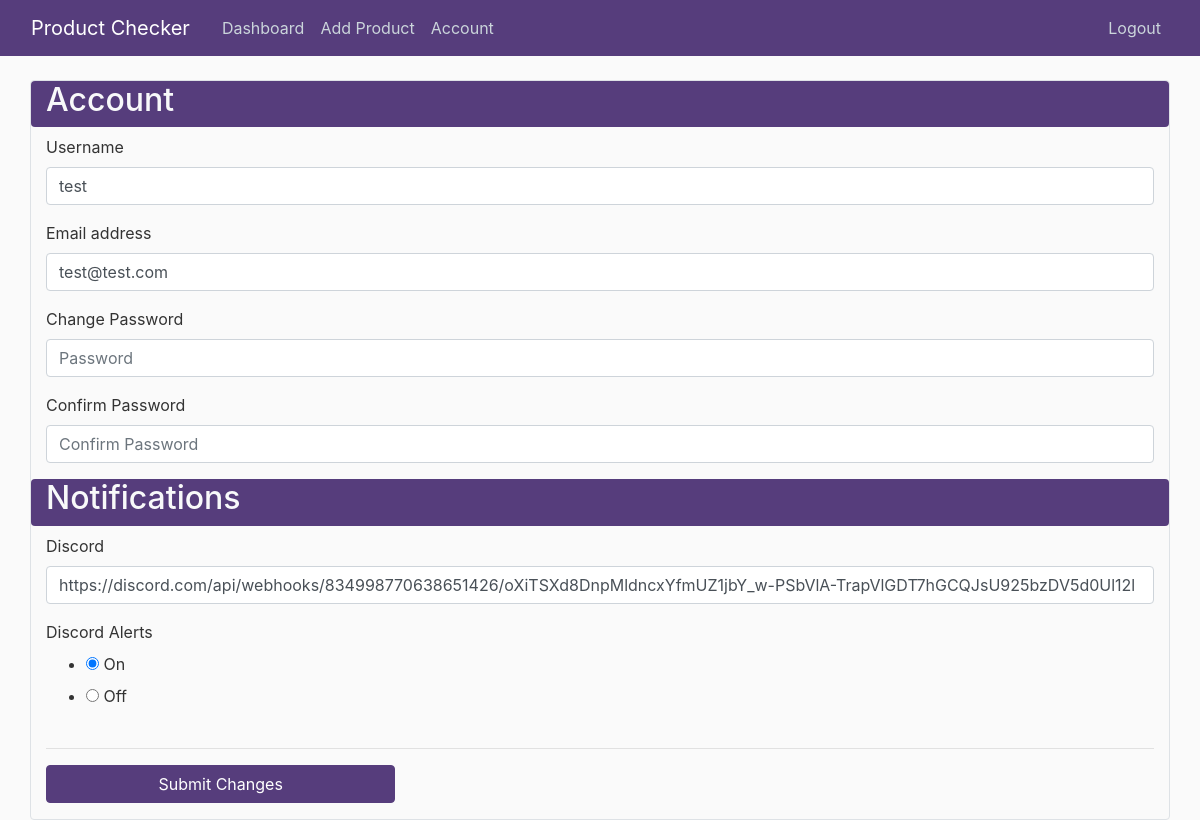
Page /account (signed in) on the committed database.
### productchecker/models.py (models this page shows, shortened)
class User(db.Model, UserMixin):
    id = db.Column(db.Integer, primary_key=True)
    username = db.Column(db.String(30), unique=True, nullable=False)
    email = db.Column(db.String(100), unique=True, nullable=False)
    password = db.Column(db.String(60), nullable=False)
    discord_webhook = db.Column(db.String(150), nullable=True)
    discord_active = db.Column(db.Boolean, nullable=True, default=0)
    products = db.relationship('Product', backref='user', lazy=True)

### productchecker/routes.py (the view)
@app.route("/account", methods=['GET', 'POST'])
@login_required
def account():
    form = UpdateAccountForm()
    if form.validate_on_submit():
        current_user.username = form.username.data
        current_user.email = form.email.data
        if form.password.data != '':
            current_user.password = bcrypt.generate_password_hash(form.password.data).decode('utf-8')
        current_user.discord_webhook = form.discord_webhook.data
        current_user.discord_active = bool(form.discord_active.data)
        db.session.commit()
        flash('Account Updated', 'success')
        return redirect(url_for('account'))
    elif request.method == 'GET':
        form.username.data = current_user.username
        form.email.data = current_user.email
        form.discord_webhook.data = current_user.discord_webhook
        form.discord_active.data = current_user.discord_active
    return render_template('account.html', form=form)

### productchecker/forms.py (shortened to what this page needs)
class UpdateAccountForm(FlaskForm):
    username = StringField('Username', validators=[
                           DataRequired(), Length(min=username_min, max=username_max)])
    email = StringField('Email', validators=[DataRequired(), Email()])
    password = PasswordField('Password')
    confirm_password = PasswordField('Confirm Password', validators=[EqualTo('password')])
    discord_webhook = StringField('Webhook URL')
    discord_active = RadioField(coerce=int, choices=[(1,'On'),(0,'Off')])
    submit = SubmitField('Submit Changes')

### productchecker/models.py (called while the page is built)
@login_manager.user_loader
def load_user(user_id):
    return User.query.get(int(user_id))

### productchecker/templates/account.html (shortened to what this page needs)
{% extends "layout.html" %}
{% block content %}
<div class="container border rounded">
	<div class="row bg-primary rounded" style="background-color: #563d7c!important;">
		<div class="col-4">
			<h2 class="text-light">Account</h2>
		</div>
	</div>
	<div class="row mt-2">
		<div class="col">
			<form novalidate method="POST" action="">
				<div class="form-group">
					<label>Username</label>
					{% if form.username.errors %}
					{{ form.username(class="form-control is-invalid", placeholder="Username") }}
					<div class="invalid-feedback">
						{% for error in form.username.errors %}
						<span>{{ error }}</span>
						{% endfor %}
					</div>
					{% else %}
					{{ form.username(class="form-control", placeholder="Username") }}
					{% endif %}
				</div>
				<div class="form-group">
					<label>Email address</label>
					{% if form.email.errors %}
					{{ form.email(class="form-control is-invalid", placeholder="Email") }}
					<div class="invalid-feedback">
						{% for error in form.email.errors %}
						<span>{{ error }}</span>
						{% endfor %}
					</div>
					{% else %}
					{{ form.email(class="form-control", placeholder="Email") }}
					{% endif %}
				</div>
				<div class="form-group">
					<label>Change Password</label>
					{% if form.password.errors %}
					{{ form.password(class="form-control is-invalid", placeholder="Password") }}
					<div class="invalid-feedback">
						{% for error in form.password.errors %}
						<span>{{ error }}</span>
						{% endfor %}
					</div>
					{% else %}
					{{ form.password(class="form-control", placeholder="Password") }}
					{% endif %}
				</div>
				<div class="form-group">
					<label>Confirm Password</label>
					{% if form.confirm_password.errors %}
					{{ form.confirm_password(class="form-control is-invalid", placeholder="Confirm Password") }}
					<div class="invalid-feedback">
						{% for error in form.confirm_password.errors %}
						<span>{{ error }}</span>
						{% endfor %}
					</div>
					{% else %}
					{{ form.confirm_password(class="form-control", placeholder="Confirm Password") }}
					{% endif %}
				</div>
				<div class="row bg-primary rounded" style="background-color: #563d7c!important;">
					<div class="col-4">
						<h2 class="text-light">Notifications</h2>
					</div>
				</div>
				<div class="row mt-2">
					<div class="col">
						<div class="form-group">
							<label>Discord</label>
							{% if form.discord_webhook.errors %}
							{{ form.discord_webhook(class="form-control is-invalid", placeholder="Webhook URL") }}
							<div class="invalid-feedback">
								{% for error in form.discord_webhook.errors %}
								<span>{{ error }}</span>
								{% endfor %}
							</div>
							{% else %}
							{{ form.discord_webhook(class="form-control", placeholder="Webhook URL") }}
							{% endif %}
						</div>
					</div>
				</div>
				<div class="row">
					<div class="col">
						<label>Discord Alerts</label>
						{{ form.discord_active() }}
					</div>
				</div>
				<hr>
				<div class="row mt-2">
					<div class="col-lg-4 col-md-6">
						<div class="form-group">
							{{ form.submit(class="btn btn-primary btn-block") }}
						</div>
					</div>
				</div>
			</form>
		</div>
	</div>
</div>
{% endblock %}

### productchecker/static/main.css (style rules this page uses)
body { background: #fafafa; color: #333333; margin-top: 5rem; }
h1, h2, h3, h4, h5, h6 { color: #444444; }
.bg-primary { color:#fff; background-color:#563d7c; border-color:#563d7c }
.btn-primary { color:#fff; background-color:#563d7c; border-color:#563d7c }

### rows in the picture
User: username "test", email "test@test.com", discord_webhook "https://discord.com/api/webhooks/834998770638651426/oXiTSXd8DnpMldncxYfmUZ1jbY_w-PSbVlA-TrapVlGDT7hGCQJsU925bzDV5d0Ul12l", discord_active "☑ On ☐ Off"
